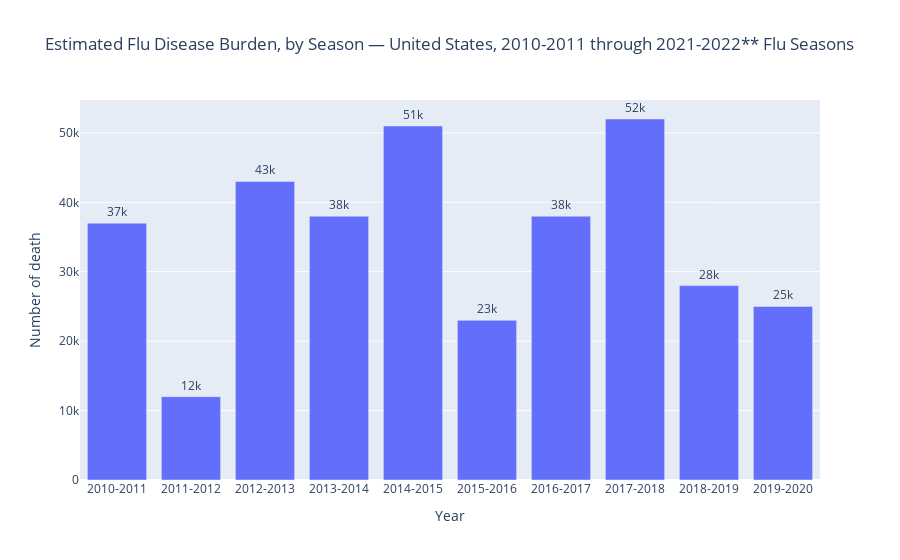

Notebook source saved alongside this figure:
### Markdown cell above
# Outline
##  Cúm là gì ?



## Đã có bao nhiêu người chết vì cúm 

A difficult question because :
- symptoms of flu look like other infection 
--> (vẽ word cound, biểu hiện của các bệnh) --> miss many , most infection
- lead to indirect death, (Nó có thể gây tử vong thông qua các biến chứng hô hấp như viêm phổi
mà còn từ các biến chứng tim mạch như đau tim và đột quỵ, hoặc các bệnh nhiễm trùng nghiêm trọng khác.)

- Researcher can estimate the number of excess deaths that occur during flu seasons, and use routine surveillance data and mortality records, to estimate how many of these are caused by the flu.



- Theo data 2002 and 2011 used by Global Pandemic Mortality Project II, during this period,  294,000 and 518,000 deaths each year 
-> Vẽ biểu đồ cột, dùng hiệu ứng chạy theo từng giai đoạn (dùng excel) 
- Biểu đồ tỉ lệ chết một số nước giai đoạn 19xx-20xx


-> dựa vào biểu đồ, thấy được xu hướng giảm 



## Tại sao giảm
- Tiêm vacxin

- Nước nào tiêm vacxin nhiều nhất ? (2021))
(vẽ chấm theo city)

## Who is most at risk of dying from the flu ? 
(part Which factors affect the number of deaths from the flu?)
- Biểu đồ tỉ lệ người chết vì cúm theo độ tuổi 
-> dẫn ra biểu đồ người chết toàn thế giới ở tuổi 65s
--> trẻ nhỏ

##  Why are the flu be so severe and deadly ?
** So sánh tỉ lệ người chết vì cúm so với các bệnh khác (covid, ...)
1. Giải thích các chủng cúm (part Why are some flu season so severe)


## Các biện pháp phòng tránh

### Code cell
import pandas as pd
import plotly.express as px

data = pd.read_csv('death_flu.csv')
fig = px.bar(data, x = "Year", y = "Number of death", text_auto='.2s', title = 'Estimated Flu Disease Burden, by Season — United States, 2010-2011 through 2021-2022** Flu Seasons')
fig.update_traces(textfont_size=12, textangle=0, textposition="outside", cliponaxis=False)
fig.show()

### Figure 1 — Plotly figure (JSON) as saved in the notebook; plotly's stock layout.template omitted (floating-point values rounded to 4 significant figures)
{"data": [{"alignmentgroup": "True", "cliponaxis": false, "hovertemplate": "Year=%{x}<br>Number of death=%{y}<extra></extra>", "legendgroup": "", "marker": {"color": "#636efa", "pattern": {"shape": ""}}, "name": "", "offsetgroup": "", "orientation": "v", "showlegend": false, "textangle": 0, "textfont": {"size": 12}, "textposition": "outside", "texttemplate": "%{y:.2s}", "type": "bar", "x": ["2010-2011", "2011-2012", "2012-2013", "2013-2014", "2014-2015", "2015-2016", "2016-2017", "2017-2018", "2018-2019", "2019-2020"], "xaxis": "x", "y": [37000, 12000, 43000, 38000, 51000, 23000, 38000, 52000, 28000, 25000], "yaxis": "y"}], "layout": {"barmode": "relative", "legend": {"tracegroupgap": 0}, "title": {"text": "Estimated Flu Disease Burden, by Season — United States, 2010-2011 through 2021-2022** Flu Seasons"}, "xaxis": {"anchor": "y", "domain": [0, 1], "title": {"text": "Year"}}, "yaxis": {"anchor": "x", "domain": [0, 1], "title": {"text": "Number of death"}}}}
